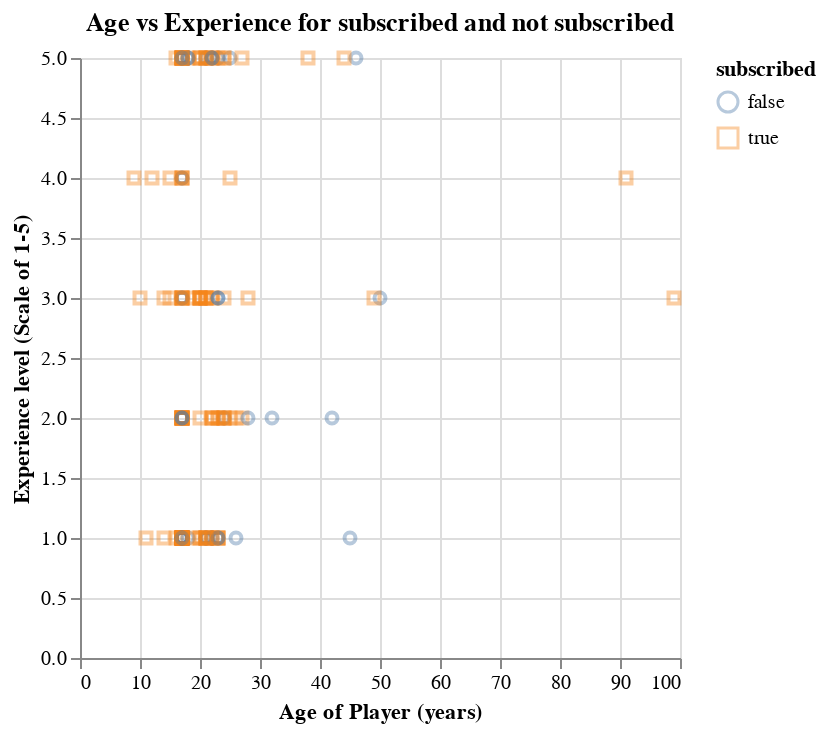

The notebook cell this image was saved under:
### Markdown cell above
- Majority players cluster age < 30 and hours played < 20, suggesting there's an unbalanced distribution in age.
- Subscribed players have hours played > 100 which makes it difficult to conduct visual analysis with unscaled data at this stage.

### Code cell
#Exploratory visualization (2)
players_train["experience"] = players_train["experience"].replace({
    'Pro' : 5,
    'Veteran' : 4,
    'Regular' : 3,
    'Beginner':2,
    'Amateur':1
})



age_vs_played_plot = alt.Chart(
    players_train,
    title="Age vs Experience for subscribed and not subscribed"
).mark_point(opacity=0.4).encode(
    x=alt.X("age:Q")
        .title("Age of Player (years)")
        .scale(zero=False),
    y=alt.Y("experience:Q").title("Experience level (Scale of 1-5)"),
    color=alt.Color('subscribe:N').title('subscribed'),
    shape= 'subscribe'
)
age_vs_played_plot

### Figure 1 — Vega-Lite specification as saved in the notebook (floating-point values rounded to 4 significant figures; data arrays with more than 128 entries replaced by an {"elided": "..."} marker saying what was removed)
{"config": {"view": {"continuousWidth": 300, "continuousHeight": 300}}, "data": {"name": "data-7853e3eccfc9343d75047172d2a2464f"}, "mark": {"type": "point", "opacity": 0.4}, "encoding": {"color": {"field": "subscribe", "title": "subscribed", "type": "nominal"}, "shape": {"field": "subscribe", "type": "nominal"}, "x": {"field": "age", "scale": {"zero": false}, "title": "Age of Player (years)", "type": "quantitative"}, "y": {"field": "experience", "title": "Experience level (Scale of 1-5)", "type": "quantitative"}}, "title": "Age vs Experience for subscribed and not subscribed", "$schema": "https://vega.github.io/schema/vega-lite/v5.20.1.json", "datasets": {"data-7853e3eccfc9343d75047172d2a2464f": {"elided": "147 records"}}}
